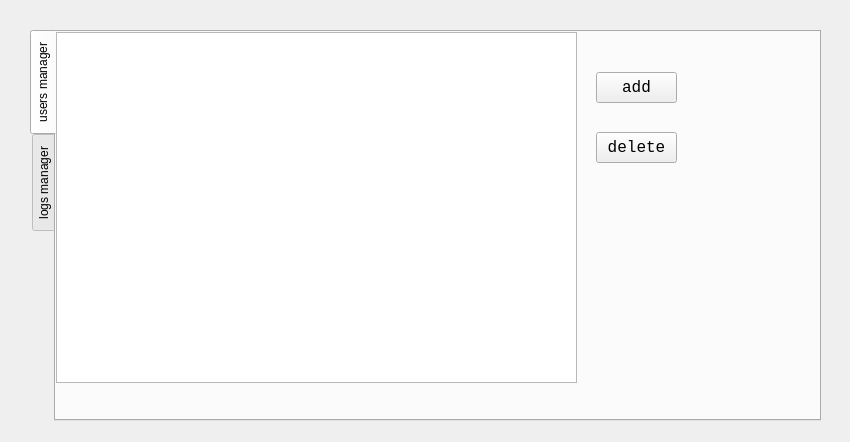
<?xml version="1.0" encoding="UTF-8"?>
<ui version="4.0">
 <class>server</class>
 <widget class="QWidget" name="server">
  <property name="geometry">
   <rect>
    <x>0</x>
    <y>0</y>
    <width>850</width>
    <height>442</height>
   </rect>
  </property>
  <property name="contextMenuPolicy">
   <enum>Qt::CustomContextMenu</enum>
  </property>
  <property name="windowTitle">
   <string>Form</string>
  </property>
  <widget class="QTabWidget" name="tabWidget">
   <property name="geometry">
    <rect>
     <x>30</x>
     <y>30</y>
     <width>791</width>
     <height>391</height>
    </rect>
   </property>
   <property name="tabPosition">
    <enum>QTabWidget::West</enum>
   </property>
   <property name="currentIndex">
    <number>0</number>
   </property>
   <widget class="QWidget" name="user">
    <attribute name="title">
     <string>users manager</string>
    </attribute>
    <widget class="QTableView" name="tableView">
     <property name="geometry">
      <rect>
       <x>0</x>
       <y>0</y>
       <width>521</width>
       <height>351</height>
      </rect>
     </property>
    </widget>
    <widget class="QPushButton" name="pushButton">
     <property name="geometry">
      <rect>
       <x>540</x>
       <y>40</y>
       <width>81</width>
       <height>31</height>
      </rect>
     </property>
     <property name="font">
      <font>
       <family>Consolas</family>
       <pointsize>12</pointsize>
      </font>
     </property>
     <property name="text">
      <string>add</string>
     </property>
    </widget>
    <widget class="QPushButton" name="pushButton_2">
     <property name="geometry">
      <rect>
       <x>540</x>
       <y>100</y>
       <width>81</width>
       <height>31</height>
      </rect>
     </property>
     <property name="font">
      <font>
       <family>Consolas</family>
       <pointsize>12</pointsize>
      </font>
     </property>
     <property name="text">
      <string>delete</string>
     </property>
    </widget>
   </widget>
   <widget class="QWidget" name="log">
    <attribute name="title">
     <string>logs manager</string>
    </attribute>
   </widget>
  </widget>
 </widget>
 <resources/>
 <connections/>
</ui>
